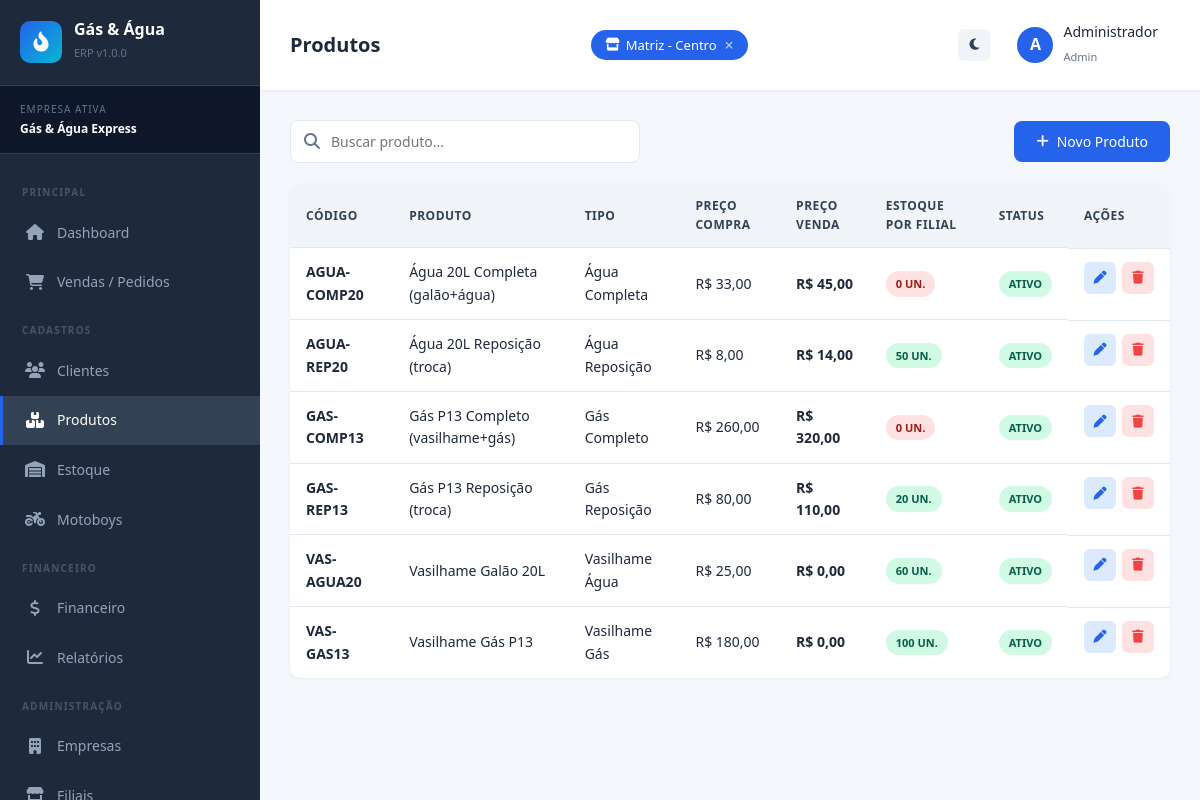
The page /pages/produtos.php (signed in) on the database its author committed.
### tables this page shows
CREATE TABLE IF NOT EXISTS empresas (
    id INT AUTO_INCREMENT PRIMARY KEY,
    nome VARCHAR(150) NOT NULL,
    cnpj VARCHAR(20) UNIQUE NOT NULL,
    endereco VARCHAR(255),
    telefone VARCHAR(20),
    email VARCHAR(100),
    logo VARCHAR(255) DEFAULT 'default-logo.png',
    cor_primaria VARCHAR(7) DEFAULT '#2563eb',
    status ENUM('ativo','inativo') DEFAULT 'ativo',
    criado_em TIMESTAMP DEFAULT CURRENT_TIMESTAMP
);

CREATE TABLE IF NOT EXISTS filiais (
    id INT AUTO_INCREMENT PRIMARY KEY,
    empresa_id INT NOT NULL,
    nome VARCHAR(150) NOT NULL,
    endereco VARCHAR(255),
    telefone VARCHAR(20),
    responsavel VARCHAR(150),
    status ENUM('ativo','inativo') DEFAULT 'ativo',
    criado_em TIMESTAMP DEFAULT CURRENT_TIMESTAMP,
    FOREIGN KEY (empresa_id) REFERENCES empresas(id) ON DELETE CASCADE
);

CREATE TABLE IF NOT EXISTS produtos (
    id INT AUTO_INCREMENT PRIMARY KEY,
    empresa_id INT NOT NULL,
    filial_id INT NOT NULL,
    codigo VARCHAR(50) NOT NULL,
    nome VARCHAR(150) NOT NULL,
    tipo ENUM('vasilhame_gas','vasilhame_agua','gas_reposicao','gas_completo','agua_reposicao','agua_completa','outro') NOT NULL,
    vasilhame_id INT DEFAULT NULL COMMENT 'Para reposição/completo: aponta para o vasilhame vinculado',
    preco_compra DECIMAL(10,2) DEFAULT 0,
    preco_venda DECIMAL(10,2) NOT NULL,
    unidade VARCHAR(20) DEFAULT 'UN',
    estoque_minimo INT DEFAULT 5,
    descricao TEXT,
    imagem VARCHAR(255) DEFAULT 'default-product.png',
    status ENUM('ativo','inativo') DEFAULT 'ativo',
    criado_em TIMESTAMP DEFAULT CURRENT_TIMESTAMP,
    FOREIGN KEY (empresa_id) REFERENCES empresas(id) ON DELETE CASCADE,
    FOREIGN KEY (filial_id) REFERENCES filiais(id) ON DELETE CASCADE,
    FOREIGN KEY (vasilhame_id) REFERENCES produtos(id) ON DELETE SET NULL
);

### pages/produtos.php (the view, shortened to what this page needs)
<?php
$titulo_pagina = "Produtos";
$menu_ativo = "produtos";
require_once '../includes/header.php';
$empresa_id = empresaAtiva();
$filiais_ativas_ids = filiaisAtivas();
$ids_str = implode(',', array_map('intval', $filiais_ativas_ids));
$sql_list = "
    SELECT p.*,
           f.nome as filial_nome,
           COALESCE(e.quantidade, 0) as estoque_atual
    FROM produtos p
    LEFT JOIN filiais f ON f.id = p.filial_id
    LEFT JOIN estoque e ON e.produto_id = p.id AND e.filial_id = p.filial_id
    WHERE p.empresa_id = {$empresa_id}
      AND p.filial_id IN ({$ids_str})
    ORDER BY f.nome, p.nome
";
$produtos = $conn->query($sql_list);
?>
<div class="toolbar">
    <div class="toolbar-search">
        <i class="fas fa-search"></i>
        <input type="text" id="busca" placeholder="Buscar produto..." class="form-control">
    </div>
    <button class="btn btn-primary" onclick="openModal('modalProduto')">
        <i class="fas fa-plus"></i> Novo Produto
    </button>
</div>
<div class="table-container">
<table class="table" id="tabelaProdutos">
    <thead>
        <tr>
            <th>Código</th>
            <th>Produto</th>
            <th>Tipo</th>
            <th>Preço Compra</th>
            <th>Preço Venda</th>
            <th>Estoque por Filial</th>
            <th>Status</th>
            <th>Ações</th>
        </tr>
    </thead>
    <tbody>
        <?php while ($p = $produtos->fetch_assoc()):
            $qtd = (int)$p['estoque_atual'];
            $min = (int)$p['estoque_minimo'];
            $cor = $qtd <= 0 ? 'danger' : ($qtd <= $min ? 'warning' : 'success');
        ?>
        <tr>
            <td><strong><?= escapar($p['codigo']) ?></strong></td>
            <td><?= escapar($p['nome']) ?></td>
            <td><?= tipoProdutoNome($p['tipo']) ?></td>
            <td><?= formatarMoeda($p['preco_compra']) ?></td>
            <td><strong><?= formatarMoeda($p['preco_venda']) ?></strong></td>
            <td><span class="badge badge-<?= $cor ?>"><?= $qtd ?> un.</span></td>
            <td><?= statusBadge($p['status']) ?></td>
            <td class="actions">
                <a href="?editar=<?= $p['id'] ?>" class="btn-icon edit"><i class="fas fa-pen"></i></a>
                <button onclick="confirmarExclusao('?excluir=<?= $p['id'] ?>', 'este produto')" class="btn-icon delete"><i class="fas fa-trash"></i></button>
            </td>
        </tr>
        <?php endwhile; ?>
    </tbody>
</table>
</div>
<?php require_once '../includes/footer.php'; ?>

### includes/header.php (shortened to what this page needs)
<?php
require_once dirname(__DIR__) . '/config/config.php';
require_once dirname(__DIR__) . '/includes/funcoes.php';
$empresa_atual = null;
if (!empty($_SESSION['empresa_id'])) {
    $stmt = $conn->prepare("SELECT nome FROM empresas WHERE id = ?");
    $stmt->bind_param("i", $_SESSION['empresa_id']);
    $stmt->execute();
    $empresa_atual = $stmt->get_result()->fetch_assoc();
}
$todas_filiais = [];
if (!empty($_SESSION['empresa_id'])) {
    $res = $conn->query("SELECT id, nome FROM filiais WHERE empresa_id = {$_SESSION['empresa_id']} AND status = 'ativo' ORDER BY nome");
    while ($f = $res->fetch_assoc()) {
        $todas_filiais[] = $f;
    }
}
$filiais_ativas = $_SESSION['filiais_ativas'] ?? [];
$titulo_pagina = $titulo_pagina ?? 'Dashboard';
$menu_ativo = $menu_ativo ?? '';
?>
<!DOCTYPE html>
<html lang="pt-br">
<head>
    <link rel="stylesheet" href="<?= BASE_URL ?>assets/css/style.css">
    <link rel="stylesheet" href="https://cdnjs.cloudflare.com/ajax/libs/font-awesome/6.4.0/css/all.min.css">
</head>
<body>
<div class="layout">
    <aside class="sidebar">
        <div class="sidebar-header">
            <div class="logo-icon"><i class="fas fa-fire-flame-curved"></i></div>
            <div>
                <h3>Gás & Água</h3>
                <small>ERP v<?= SISTEMA_VERSAO ?></small>
            </div>
        </div>
        <?php if ($empresa_atual): ?>
        <div class="sidebar-empresa">
            <div class="label">Empresa Ativa</div>
            <div class="nome"><?= escapar($empresa_atual['nome']) ?></div>
        </div>
        <?php endif; ?>
        <ul class="sidebar-menu">
            <li class="titulo-secao">Principal</li>
            <li>
                <a href="<?= BASE_URL ?>pages/dashboard.php" class="<?= $menu_ativo=='dashboard'?'active':'' ?>">
                    <span class="menu-icon"><i class="fas fa-house"></i></span> Dashboard
                </a>
            </li>
            <li>
                <a href="<?= BASE_URL ?>pages/vendas.php" class="<?= $menu_ativo=='vendas'?'active':'' ?>">
                    <span class="menu-icon"><i class="fas fa-cart-shopping"></i></span> Vendas / Pedidos
                </a>
            </li>
            <li class="titulo-secao">Cadastros</li>
            <li>
                <a href="<?= BASE_URL ?>pages/clientes.php" class="<?= $menu_ativo=='clientes'?'active':'' ?>">
                    <span class="menu-icon"><i class="fas fa-users"></i></span> Clientes
                </a>
            </li>
            <li>
                <a href="<?= BASE_URL ?>pages/produtos.php" class="<?= $menu_ativo=='produtos'?'active':'' ?>">
                    <span class="menu-icon"><i class="fas fa-boxes-stacked"></i></span> Produtos
                </a>
            </li>
            <li>
                <a href="<?= BASE_URL ?>pages/estoque.php" class="<?= $menu_ativo=='estoque'?'active':'' ?>">
                    <span class="menu-icon"><i class="fas fa-warehouse"></i></span> Estoque
                </a>
            </li>
            <li>
                <a href="<?= BASE_URL ?>pages/motoboys.php" class="<?= $menu_ativo=='motoboys'?'active':'' ?>">
                    <span class="menu-icon"><i class="fas fa-motorcycle"></i></span> Motoboys
                </a>
            </li>
            <li class="titulo-secao">Financeiro</li>
            <li>
                <a href="<?= BASE_URL ?>pages/financeiro.php" class="<?= $menu_ativo=='financeiro'?'active':'' ?>">
                    <span class="menu-icon"><i class="fas fa-dollar-sign"></i></span> Financeiro
                </a>
            </li>
            <li>
                <a href="<?= BASE_URL ?>pages/relatorios.php" class="<?= $menu_ativo=='relatorios'?'active':'' ?>">
                    <span class="menu-icon"><i class="fas fa-chart-line"></i></span> Relatórios
                </a>
            </li>
            <?php if ($_SESSION['perfil'] === 'admin'): ?>
            <li class="titulo-secao">Administração</li>
            <li>
                <a href="<?= BASE_URL ?>pages/empresas.php" class="<?= $menu_ativo=='empresas'?'active':'' ?>">
                    <span class="menu-icon"><i class="fas fa-building"></i></span> Empresas
                </a>
            </li>
            <li>
                <a href="<?= BASE_URL ?>pages/filiais.php" class="<?= $menu_ativo=='filiais'?'active':'' ?>">
                    <span class="menu-icon"><i class="fas fa-store"></i></span> Filiais
                </a>
            </li>
            <?php endif; ?>
        </ul>
    </aside>
    <main class="main">
        <div class="topbar">
            <div style="display:flex; align-items:center; gap:15px;">
                <h1><?= $titulo_pagina ?></h1>
            </div>
            <div class="filiais-chips">
                <?php foreach ($todas_filiais as $f):
                    $ativa = in_array($f['id'], $filiais_ativas);
                ?>
                    <a href="?toggle_filial=<?= $f['id'] ?><?= !empty($_GET) ? '&' . http_build_query(array_diff_key($_GET, ['toggle_filial'=>''])) : '' ?>"
                       class="filial-chip <?= $ativa ? 'active' : '' ?>"
                       title="<?= $ativa ? 'Clique para ocultar' : 'Clique para exibir' ?>">
                        <i class="fas fa-store"></i>
                        <?= escapar($f['nome']) ?>
                        <?php if ($ativa): ?>
                            <span class="chip-x">&times;</span>
                        <?php endif; ?>
                    </a>
                <?php endforeach; ?>
            </div>
            <div class="topbar-actions">
                <button onclick="toggleDarkMode()" class="btn-icon" style="background:#f1f5f9; color:#334155;" title="Modo escuro">
                    <i class="fas fa-moon"></i>
                </button>
                <div class="topbar-user">
                    <div class="avatar"><?= strtoupper(substr($_SESSION['usuario_nome'] ?? 'U', 0, 1)) ?></div>
                    <div>
                        <div class="nome"><?= escapar($_SESSION['usuario_nome'] ?? '') ?></div>
                        <small style="color:#64748b; font-size:11px;"><?= ucfirst($_SESSION['perfil'] ?? '') ?></small>
                    </div>
                </div>
            </div>
        </div>
        <div class="content">

### includes/funcoes.php (shortened to what this page needs)
<?php
function escapar($valor) {
    return htmlspecialchars($valor ?? '', ENT_QUOTES, 'UTF-8');
}
function formatarMoeda($valor) {
    return 'R$ ' . number_format((float)$valor, 2, ',', '.');
}
function statusBadge($status) {
    $badges = [
        'pendente'    => ['Pendente', 'warning'],
        'separacao'   => ['Em Separação', 'info'],
        'entrega'     => ['Em Entrega', 'primary'],
        'entregue'    => ['Entregue', 'success'],
        'finalizado'  => ['Finalizado', 'success'],
        'cancelado'   => ['Cancelado', 'danger'],
        'ativo'       => ['Ativo', 'success'],
        'inativo'     => ['Inativo', 'secondary'],
        'pago'        => ['Pago', 'success'],
        'disponivel'  => ['Disponível', 'success'],
        'em_entrega'  => ['Em Entrega', 'warning'],
    ];
    $info = $badges[$status] ?? [$status, 'secondary'];
    return '<span class="badge badge-' . $info[1] . '">' . $info[0] . '</span>';
}
function tipoProdutoNome($tipo) {
    $tipos = [
        'vasilhame_gas'   => 'Vasilhame Gás',
        'vasilhame_agua'  => 'Vasilhame Água',
        'gas_reposicao'   => 'Gás Reposição',
        'gas_completo'    => 'Gás Completo',
        'agua_reposicao'  => 'Água Reposição',
        'agua_completa'   => 'Água Completa',
        'outro'           => 'Outro'
    ];
    return $tipos[$tipo] ?? $tipo;
}
function empresaAtiva() {
    return $_SESSION['empresa_id'] ?? null;
}
function filiaisAtivas() {
    if (!empty($_SESSION['filiais_ativas']) && is_array($_SESSION['filiais_ativas'])) {
        return $_SESSION['filiais_ativas'];
    }
    $f = $_SESSION['filial_id'] ?? null;
    return $f ? [$f] : [];
}

### includes/header.php (style rules this page uses)
.filiais-chips { display: flex; gap: 8px; flex-wrap: wrap; align-items: center; }
.filial-chip { display: inline-flex; align-items: center; gap: 6px; padding: 5px 14px; border-radius: 20px; font-size: 13px; font-weight: 500; text-decoration: none; transition: all 0.2s; cursor: pointer; border: 2px solid var(--border); color: var(--text-muted); background: var(--bg-light); }
.filial-chip.active { background: var(--primary); color: white; border-color: var(--primary); }
.chip-x { font-size: 16px; line-height: 1; margin-left: 2px; opacity: 0.7; }
.topbar { flex-wrap: wrap; gap: 10px; }

### rows shown on the page
empresas: nome "Gás & Água Express"
filiais: nome "Matriz - Centro"
produtos: codigo "AGUA-COMP20", nome "Água 20L Completa (galão+água)", tipo "Água Completa", preco_compra "R$ 33,00", preco_venda "R$ 45,00", qtd "0", status "ATIVO"
produtos: codigo "AGUA-REP20", nome "Água 20L Reposição (troca)", tipo "Água Reposição", preco_compra "R$ 8,00", preco_venda "R$ 14,00", qtd "50", status "ATIVO"
produtos: codigo "GAS-COMP13", nome "Gás P13 Completo (vasilhame+gás)", tipo "Gás Completo", preco_compra "R$ 260,00", preco_venda "R$ 320,00", qtd "0", status "ATIVO"
produtos: codigo "GAS-REP13", nome "Gás P13 Reposição (troca)", tipo "Gás Reposição", preco_compra "R$ 80,00", preco_venda "R$ 110,00", qtd "20", status "ATIVO"
produtos: codigo "VAS-AGUA20", nome "Vasilhame Galão 20L", tipo "Vasilhame Água", preco_compra "R$ 25,00", preco_venda "R$ 0,00", qtd "60", status "ATIVO"
produtos: codigo "VAS-GAS13", nome "Vasilhame Gás P13", tipo "Vasilhame Gás", preco_compra "R$ 180,00", preco_venda "R$ 0,00", qtd "100", status "ATIVO"

### other values the page prints
SISTEMA_VERSAO "1.0.0"
$titulo_pagina "Produtos"
substr($_SESSION['usuario_nome'] ?? 'U', 0, 1) "A"
escapar($_SESSION['usuario_nome'] ?? '') "Administrador"
$_SESSION['perfil'] "Admin"
